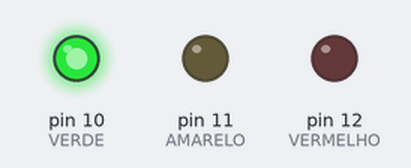
Bench run of a sketch on a simulated Arduino Uno, built with avr-gcc and run on an emulated ATmega328P. Shown: output pins drawn as LEDs (lit = HIGH).

Above: at 1.5 s.
At 3.5 s:
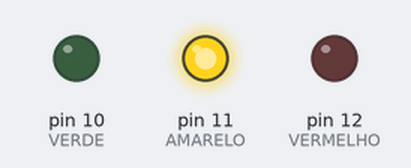
At 5.5 s:
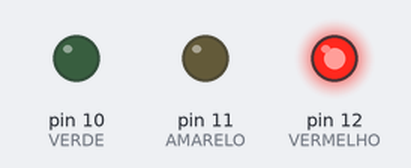
Timing chart, 0 to 9.1 s (numbered marks = the images above):
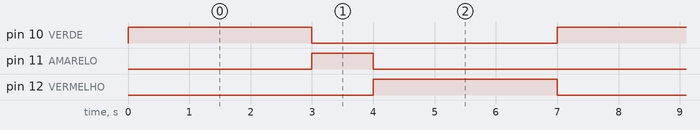

Measured:
- by itself, pin 10 (VERDE), pin 12 (VERMELHO): alternates HIGH for 3.0 s and LOW for 4.0 s
- by itself, pin 11 (AMARELO): alternates HIGH for 1.0 s and LOW for 6.0 s
- by itself, everything shown: repeats every 7.0 s, in 3 steps

The sketch:

semaforo.ino
```cpp
// Aula 1 - Prática 2: Semáforo
// Cada LED com seu resistor de 300 ohms até o GND
// Verde 3 s, amarelo 1 s, vermelho 3 s, repete

const int VERMELHO = 12;
const int AMARELO = 11;
const int VERDE = 10;

void setup() {
  pinMode(VERMELHO, OUTPUT);
  pinMode(AMARELO, OUTPUT);
  pinMode(VERDE, OUTPUT);
}

void loop() {
  digitalWrite(VERMELHO, LOW); // apaga o anterior
  digitalWrite(VERDE, HIGH);
  delay(3000);

  digitalWrite(VERDE, LOW);
  digitalWrite(AMARELO, HIGH);
  delay(1000);

  digitalWrite(AMARELO, LOW);
  digitalWrite(VERMELHO, HIGH);
  delay(3000);
}
```
